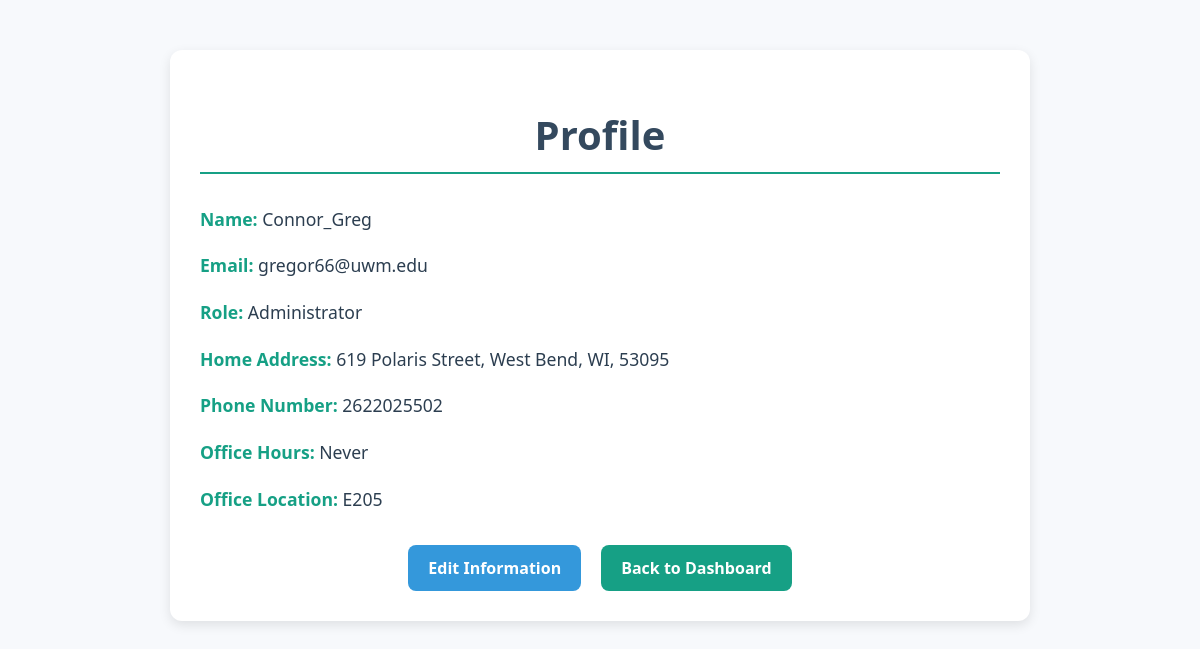
The app's page /profile/ (signed in) with its own data.
### TASchedulerApp/models.py (models this page shows, shortened)
class MyUser(AbstractBaseUser):
    ROLE_CHOICES = [
        ('Administrator', 'Administrator'),
        ('Instructor', 'Instructor'),
        ('TA', 'TA'),
    ]
    role = models.CharField(max_length=20, choices=ROLE_CHOICES, default='TA')
    email = models.EmailField(unique=True)
    name = models.CharField(max_length=50, unique=True)
    contactInfo = models.CharField(max_length=50, default='')
    home_address = models.TextField(default='')
    phone_number = models.CharField(max_length=15, default='')
    office_hours = models.TextField(default='')
    office_location = models.CharField(max_length=50, default='')
    is_staff = models.BooleanField(default=False)
    is_active = models.BooleanField(default=True)
    is_superuser = models.BooleanField(default=False)
    objects = MyUserManager()
    EMAIL_FIELD = 'email'
    USERNAME_FIELD = 'name'
    REQUIRED_FIELDS = ['email']

### TASchedulerApp/views.py (the view, shortened to what this page needs)
# urls.py: path('profile/', views.ProfileView.as_view(), name='profile'),
class ProfileView(LoginRequiredMixin, View):
    def get(self, request):
        user = request.user
        return render(request, 'common/profile.html', {'user': user})

### templates/common/profile.html (shortened to what this page needs)
<!DOCTYPE html>
<html lang="en">
<head>
</head>
<body>
    <div class="container">
        <h1>Profile</h1>
        <p><strong>Name:</strong> {{ user.name }}</p>
        <p><strong>Email:</strong> {{ user.email }}</p>
        <p><strong>Role:</strong> {{ user.role }}</p>
        <p><strong>Home Address:</strong> {{ user.home_address }}</p>
        <p><strong>Phone Number:</strong> {{ user.phone_number }}</p>
        <p><strong>Office Hours:</strong> {{ user.office_hours }}</p>
        <p><strong>Office Location:</strong> {{ user.office_location }}</p>
        <div class="actions">
            <a href="{% url 'edit_profile' %}" class="edit">Edit Information</a>
            <a href="{% url 'dashboard' %}" class="back">Back to Dashboard</a>
        </div>
    </div>
</body>
</html>

### templates/common/profile.html (style rules this page uses)
body { font-family: 'Segoe UI', Tahoma, Geneva, Verdana, sans-serif; background-color: #f7f9fc; margin: 0; padding: 0; color: #2c3e50; }
.container { width: 70%; max-width: 800px; margin: 50px auto; padding: 30px; background-color: white; box-shadow: 0 4px 12px rgba(0, 0, 0, 0.1); border-radius: 12px; }
h1 { text-align: center; font-size: 2.5em; color: #34495e; margin-bottom: 30px; border-bottom: 2px solid #16a085; padding-bottom: 10px; }
p { font-size: 1.1em; line-height: 1.8; margin: 15px 0; }
p strong { color: #16a085; }
.actions { display: flex; justify-content: center; gap: 20px; margin-top: 30px; }
a { padding: 12px 20px; text-align: center; text-decoration: none; color: white; font-weight: bold; border-radius: 8px; transition: background-color 0.3s ease, transform 0.2s ease; }
a.edit { background-color: #3498db; }
a.back { background-color: #16a085; }

### records on screen
MyUser: name "Connor_Greg", email "gregor66@uwm.edu", role "Administrator", home_address "619 Polaris Street, West Bend, WI, 53095", phone_number "2622025502", office_hours "Never", office_location "E205"
